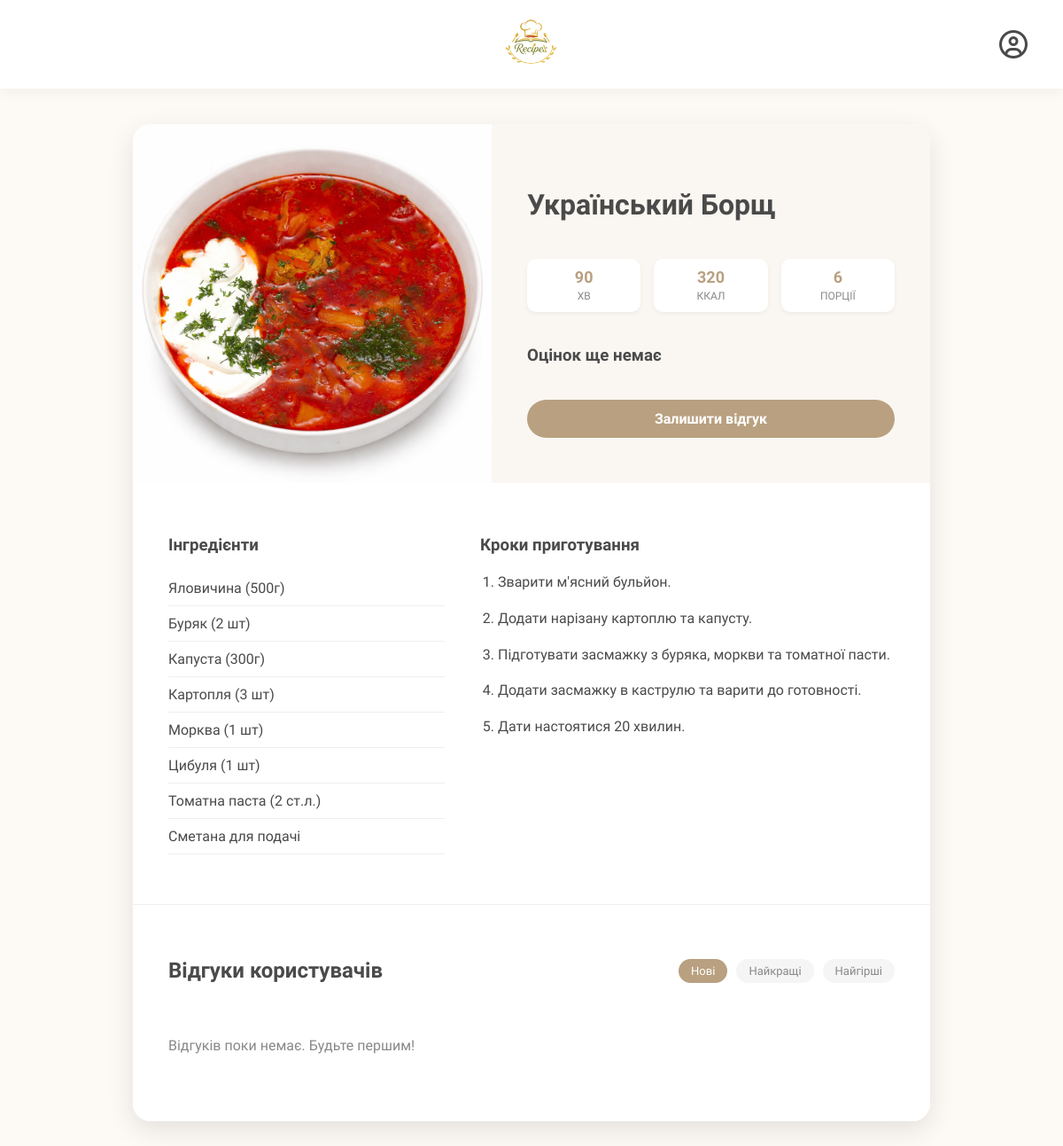
/recipe/1, run on the app's committed database.
### models.py (models this page shows)
class Dish(Base):
    __tablename__ = "dishes"
    id = Column(Integer, primary_key=True, index=True)
    name = Column(String, index=True, nullable=False)
    image = Column(String, default="borsch.jpg")
    ingredients = Column(Text, nullable=False)
    steps = Column(Text, nullable=False)
    calories = Column(Integer, nullable=False)
    cooking_time = Column(Integer, nullable=False)
    servings = Column(Integer, default=4)
    rating = Column(Float, default=0.0)
    reviews = relationship("Review", back_populates="dish")

### routers/search_controler.py (the view)
@router.get("/recipe/{dish_id}")
async def recipe_page(
    request: Request,
    dish_id: int,
    sort: str = "newest",
    db: Session = Depends(get_db)
):
    user = get_current_user(request, db)
    dish = db.query(models.Dish).filter(models.Dish.id == dish_id).first()
    if not dish:
        return RedirectResponse(url="/", status_code=303)
    ingredients_list = [i.strip() for i in dish.ingredients.split('\n') if i.strip()]
    steps_list = [s.strip() for s in dish.steps.split('\n') if s.strip()]
    reviews_query = db.query(models.Review).filter(models.Review.dish_id == dish_id)
    if sort == "highest":
        reviews_query = reviews_query.order_by(models.Review.rating.desc())
    elif sort == "lowest":
        reviews_query = reviews_query.order_by(models.Review.rating.asc())
    else:
        reviews_query = reviews_query.order_by(models.Review.created_at.desc())
    reviews = reviews_query.all()
    return templates.TemplateResponse("recipe.html", {
        "request": request,
        "user": user,
        "dish": dish,
        "ingredients": ingredients_list,
        "steps": steps_list,
        "reviews": reviews,
        "current_sort": sort
    })

### templates/recipe.html (shortened to what this page needs)
{% extends "base.html" %}
{% block content %}
<div class="recipe-container">
    <div class="recipe-header">
        <img src="{{ url_for('static', path='images/' + dish.image) }}" alt="{{ dish.name }}" class="recipe-image">
        <div class="recipe-header-info">
            <h1>{{ dish.name }}</h1>
            <div class="recipe-stats">
                <div class="stat-item"><span class="stat-value">{{ dish.cooking_time }}</span><span class="stat-label">хв</span></div>
                <div class="stat-item"><span class="stat-value">{{ dish.calories }}</span><span class="stat-label">ккал</span></div>
                <div class="stat-item"><span class="stat-value">{{ dish.servings }}</span><span class="stat-label">порції</span></div>
            </div>
            <h3>
                {% if dish.rating > 0 %}
                    ⭐ {{ dish.rating }} / 10
                {% else %}
                    Оцінок ще немає
                {% endif %}
            </h3>
            <a href="/recipe/{{ dish.id }}/review" class="btn-review">Залишити відгук</a>
        </div>
    </div>
    <div class="recipe-body">
        <div>
            <h3>Інгредієнти</h3>
            <ul class="ingredients-list">
                {% for item in ingredients %}
                    {% if item.strip() %}<li>{{ item.strip() }}</li>{% endif %}
                {% endfor %}
            </ul>
        </div>
        <div>
            <h3>Кроки приготування</h3>
            <ol class="steps-list">
                {% for step in steps %}
                    {% if step.strip() %}<li>{{ step.strip() }}</li>{% endif %}
                {% endfor %}
            </ol>
        </div>
    </div>
    <div class="reviews-section">
        <div class="reviews-header">
            <h2>Відгуки користувачів</h2>
            <div class="sort-box">
                <a href="?sort=newest" class="sort-link {% if current_sort == 'newest' %}active{% endif %}">Нові</a>
                <a href="?sort=highest" class="sort-link {% if current_sort == 'highest' %}active{% endif %}">Найкращі</a>
                <a href="?sort=lowest" class="sort-link {% if current_sort == 'lowest' %}active{% endif %}">Найгірші</a>
            </div>
        </div>
        <div class="reviews-carousel">
            {% for review in reviews %}
                <div class="review-card">
                    <div class="review-header-wrapper">
                        <div class="review-user">
                            {% if review.author.avatar %}
                                <img src="{{ url_for('static', path=review.author.avatar) }}" class="rev-avatar">
                            {% else %}
                                <div class="rev-avatar-placeholder">👤</div>
                            {% endif %}
                            <div class="rev-info">
                                <span class="rev-name">{{ review.author.username }}</span>
                                <span class="rev-date">{{ review.created_at.strftime('%d.%m.%Y') }}</span>
                            </div>
                        </div>
                        {% if user and user.id == review.user_id %}
                        <form action="/review/delete/{{ review.id }}" method="post" onsubmit="return confirm('Видалити ваш відгук?');">
                            <button type="submit" class="delete-btn" title="Видалити">×</button>
                        </form>
                        {% endif %}
                    </div>
                    <div class="rev-rating">
                        {% for i in range(1, 11) %}
                            {% if i <= review.rating %}★{% else %}☆{% endif %}
                        {% endfor %}
                    </div>
                    {% if review.text %}
                        <p class="rev-text">{{ review.text }}</p>
                    {% else %}
                        <p class="rev-text" style="font-style: italic; color: #999;">Без текстового коментаря</p>
                    {% endif %}
                </div>
            {% else %}
                <p style="color: #888;">Відгуків поки немає. Будьте першим!</p>
            {% endfor %}
        </div>
    </div>
</div>
{% endblock %}

### templates/base.html (shortened to what this page needs)
<!DOCTYPE html>
<html lang="uk">
<head>
    <link rel="stylesheet" href="https://cdnjs.cloudflare.com/ajax/libs/font-awesome/6.4.0/css/all.min.css">
    <link rel="stylesheet" href="{{ url_for('static', path='/css/styles.css') }}">
</head>
<body>
    <header class="site-header">
        <div class="header-center">
            <a href="/">
                <img src="{{ url_for('static', path='/images/logo.png') }}" alt="Recipes Logo" class="logo-img">
            </a>
        </div>
        <div class="header-right">
            {% if user %}
                <a href="/profile/edit" class="profile-link" title="Мій профіль" style="display: flex; align-items: center; text-decoration: none; color: inherit;">
                    {% if user.avatar %}
                        <img src="{{ url_for('static', path=user.avatar) }}" alt="Аватар" style="width: 35px; height: 35px; border-radius: 50%; object-fit: cover;">
                    {% else %}
                        <i class="fa-regular fa-circle-user profile-icon"></i>
                    {% endif %}
                </a>
                <a href="/logout" class="profile-link" title="Вийти" style="margin-left: 15px; color: var(--text-main); font-size: 1.2rem;">
                    <i class="fa-solid fa-arrow-right-from-bracket"></i>
                </a>
            {% else %}
                <a href="/login" class="profile-link" title="Увійти" style="color: var(--text-main);">
                    <i class="fa-regular fa-circle-user profile-icon"></i>
                </a>
            {% endif %}
        </div>
    </header>
    <main class="main-content">
        {% block content %}
        {% endblock %}
    </main>
</body>
</html>

### static/css/styles.css (style rules this page uses)
:root { --bg-color: #FDFaf6; --primary-color: #D4A373; --primary-hover: #bc8a59; --text-main: #4A4A4A; --white: #FFFFFF; --border-radius-main: 16px; --border-radius-btn: 25px; --shadow-soft: 0 4px 15px rgba(0, 0, 0, 0.05); --shadow-hover: 0 8px 25px rgba(212, 163, 115, 0.2); --transition: all 0.3s ease-in-out; }
body { font-family: 'Montserrat', sans-serif; background-color: var(--bg-color); color: var(--text-main); margin: 0; padding: 0; }
.site-header { display: flex; justify-content: space-between; align-items: center; padding: 10px 40px; background-color: var(--white); box-shadow: var(--shadow-soft); height: 80px; }
.header-left, .header-right { flex: 1; display: flex; align-items: center; }
.header-center { flex: 1; display: flex; justify-content: center; }
.header-right { justify-content: flex-end; }
.logo-img { max-height: 65px; width: auto; display: block; }
.profile-link { text-decoration: none; display: flex; align-items: center; transition: var(--transition); }
.profile-icon { font-size: 32px; color: var(--text-main); }
.main-content { padding: 0 20px; max-width: 1200px; margin: 0 auto; }

### templates/recipe.html (style rules this page uses)
.recipe-container { max-width: 900px; margin: 40px auto; background: white; border-radius: 20px; overflow: hidden; box-shadow: 0 10px 30px rgba(0,0,0,0.1); }
.recipe-header { display: flex; flex-wrap: wrap; background: #faf7f2; }
.recipe-image { width: 45%; min-width: 300px; object-fit: cover; min-height: 400px; }
.recipe-header-info { padding: 40px; flex: 1; min-width: 300px; display: flex; flex-direction: column; justify-content: center; }
.recipe-stats { display: flex; gap: 15px; margin: 20px 0; }
.stat-item { background: white; padding: 10px; border-radius: 10px; text-align: center; flex: 1; box-shadow: 0 2px 5px rgba(0,0,0,0.05); }
.stat-value { display: block; font-weight: bold; color: #b8a080; font-size: 18px; }
.stat-label { font-size: 12px; color: #888; text-transform: uppercase; }
.recipe-body { padding: 40px; display: grid; grid-template-columns: 1fr 1.5fr; gap: 40px; }
.ingredients-list { list-style: none; padding: 0; }
.ingredients-list li { padding: 10px 0; border-bottom: 1px solid #eee; }
.steps-list { padding-left: 20px; }
.steps-list li { margin-bottom: 15px; line-height: 1.6; }
.btn-review { display: inline-block; background: #b8a080; color: white; padding: 12px 25px; border-radius: 25px; text-decoration: none; font-weight: bold; margin-top: 20px; text-align: center; transition: 0.3s; }
.reviews-section { padding: 40px; background: #fff; border-top: 1px solid #f0f0f0; }
.reviews-header { display: flex; justify-content: space-between; align-items: center; margin-bottom: 25px; }
.sort-box { display: flex; gap: 10px; }
.sort-link { font-size: 13px; text-decoration: none; color: #888; padding: 6px 14px; border-radius: 20px; background: #f5f5f5; transition: 0.3s; }
.sort-link.active { background: #b8a080; color: white; }
.reviews-carousel { display: flex; gap: 20px; overflow-x: auto; padding-bottom: 20px; scroll-snap-type: x mandatory; scrollbar-width: thin; }

### data on the page
Dish: image (picture), name "Український Борщ", cooking_time "90", calories "320", servings "6"

### other printed values
{{ item.strip() }} "Яловичина (500г)" "Буряк (2 шт)" "Капуста (300г)" "Картопля (3 шт)" "Морква (1 шт)" "Цибуля (1 шт)" "Томатна паста (2 ст.л.)" "Сметана для подачі"
{{ step.strip() }} "Зварити м'ясний бульйон." "Додати нарізану картоплю та капусту." "Підготувати засмажку з буряка, моркви та томатної пасти." "Додати засмажку в каструлю та варити до готовності." "Дати настоятися 20 хвилин."
